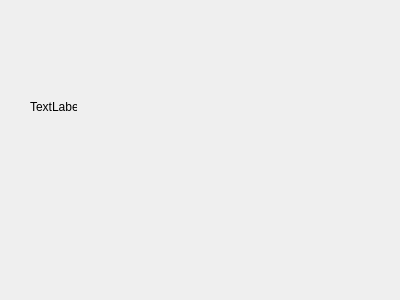
<?xml version="1.0" encoding="UTF-8"?>
<ui version="4.0">
 <class>item_reports</class>
 <widget class="QWidget" name="item_reports">
  <property name="geometry">
   <rect>
    <x>0</x>
    <y>0</y>
    <width>400</width>
    <height>300</height>
   </rect>
  </property>
  <property name="windowTitle">
   <string>Form</string>
  </property>
  <widget class="QWidget" name="verticalLayoutWidget">
   <property name="geometry">
    <rect>
     <x>110</x>
     <y>10</y>
     <width>160</width>
     <height>51</height>
    </rect>
   </property>
   <layout class="QVBoxLayout" name="verticalLayout"/>
  </widget>
  <widget class="QLabel" name="label">
   <property name="geometry">
    <rect>
     <x>30</x>
     <y>100</y>
     <width>47</width>
     <height>13</height>
    </rect>
   </property>
   <property name="text">
    <string>TextLabel</string>
   </property>
  </widget>
 </widget>
 <resources/>
 <connections/>
</ui>
